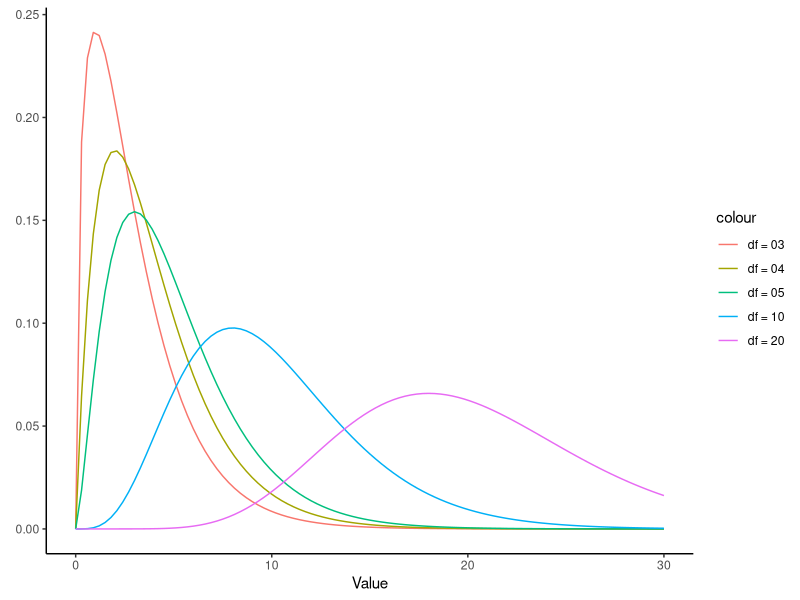
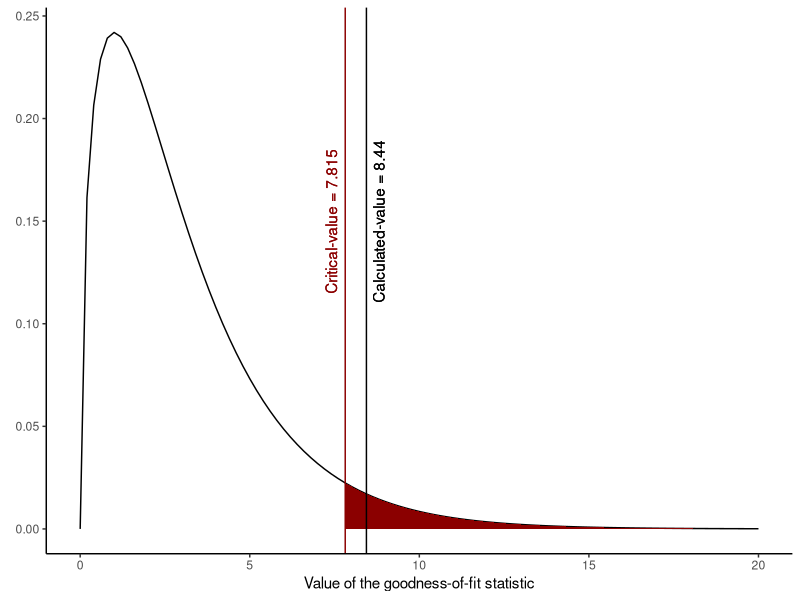

Generate these figures, in order, with R:
## ---- chunk 1
library(ggplot2)
ggplot(data.frame(x = c(0, 30)), aes(x = x)) +
  stat_function(fun = dchisq, args = list(df = 3), aes(colour = "df = 03")) +
  stat_function(fun = dchisq, args = list(df = 4), aes(colour = "df = 04")) +
  stat_function(fun = dchisq, args = list(df = 5), aes(colour = "df = 05")) +
  stat_function(fun = dchisq, args = list(df = 10), aes(colour = "df = 10")) +
  stat_function(fun = dchisq, args = list(df = 20), aes(colour = "df = 20")) +
 # scale_color_viridis(discrete = TRUE) +
  theme_classic() +
  ylab(element_blank()) +
  xlab(label = "Value")
## ---- chunk 2
ggplot(data.frame(x = c(0, 20)), aes(x = x)) +
  stat_function(fun = dchisq, args = list(df = 3)) +
  stat_function(fun = dchisq, args = list(df = 3), 
                xlim = c(7.815, 20), geom = "area", fill = "darkred") +
  geom_vline(xintercept = 7.815, colour = "darkred") + 
  geom_text(aes(x = 7.4, y = .15, label = "Critical-value = 7.815"), 
            angle = 90, color = "darkred") +
  geom_text(aes(x = 8.8, y = .15, label = "Calculated-value = 8.44"), 
            angle = 90) +
  geom_vline(xintercept = 8.44) + 
  theme_classic() +
 # scale_color_viridis(discrete = TRUE) +
  ylab(element_blank()) +
  xlab(label = "Value of the goodness-of-fit statistic")
